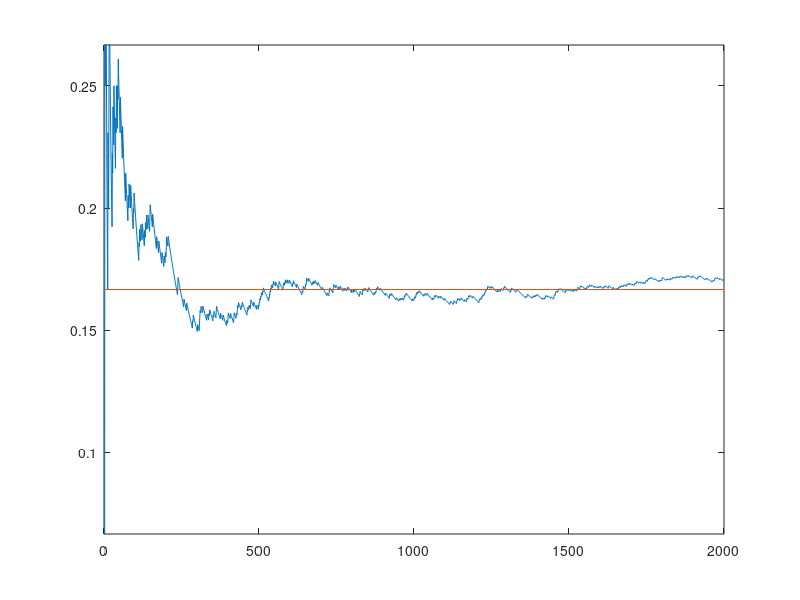

The MATLAB source for this figure:
clc;clear;

REP=2000;
%2 dice thrown, REP times, the results are the columns of X
X=randi(6,2,REP);

% for which throws do we got 7 as sum? 
X=(sum(X)==7);

% by counting the exact probability is:
theo=6/36;

% this code can be reused for plotting 
function plotSimResult(S)
   S=S(:)'; % assure that it is a row-vector
   dom=1:length(S);
   plot(dom,cumsum(S)./dom);
end


plotSimResult(X);


% w/o hold on new plot is created
hold on;
% plot a horiz. line:
plot([1,REP],[theo,theo]);
% the line is always in the middle:
ylim([theo-0.1,theo+0.1]);

% do not plot the subsequent results on the same canvas
hold off;


